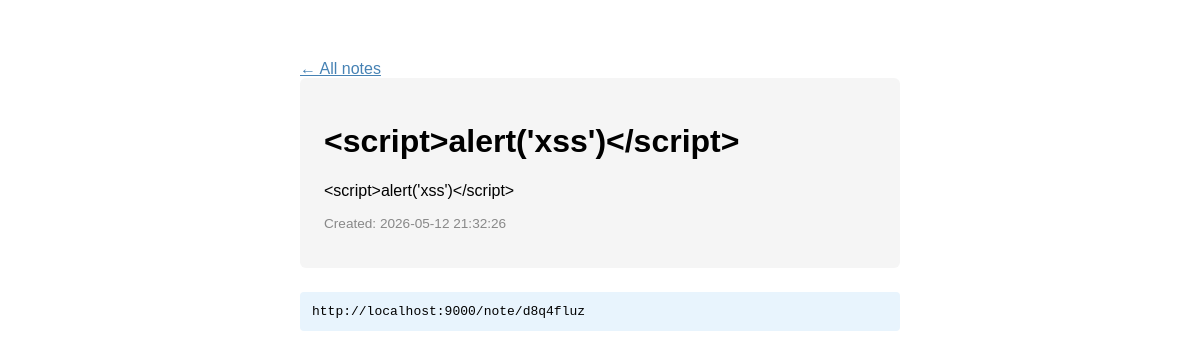
Page /note/d8q4fluz on the committed database.
### tables this page shows
CREATE TABLE notes (
    id         INTEGER PRIMARY KEY AUTOINCREMENT,
    short_id   TEXT    NOT NULL UNIQUE,
    title      TEXT    NOT NULL,
    body       TEXT    NOT NULL,
    created_at TEXT    NOT NULL DEFAULT (datetime('now'))
);

### app.py (the view)
@app.route("/note/<short_id>")
def view_note(short_id):
    note = get_note_by_short_id(short_id)
    if note is None:
        logger.warning(f"note not found: short_id={short_id}")
        return render_template("not_found.html"), 404
    logger.debug(f"note viewed: short_id={short_id}")
    return render_template("note.html", note=note)

### app.py (called while the page is built)
@app.before_request
def before_request():
    g.start_time = time.time()
    logger.info(f"→ {request.method} {request.path}  from {request.remote_addr}")

@app.after_request
def after_request(response):
    duration_ms = (time.time() - g.start_time) * 1000
    logger.info(f"← {response.status_code}  {duration_ms:.1f}ms")
    return response

### database.py (called while the page is built)
def get_connection():
    conn = sqlite3.connect(DB_PATH)
    conn.row_factory = sqlite3.Row
    return conn

def get_note_by_short_id(short_id):
    conn   = get_connection()
    cursor = conn.cursor()
    cursor.execute("SELECT * FROM notes WHERE short_id = ?", (short_id,))
    row = cursor.fetchone()
    conn.close()
    return row

### templates/note.html (shortened to what this page needs)
<!DOCTYPE html>
<html lang="en">
<head>
</head>
<body>
    <a href="/">← All notes</a>
    <div class="note">
        <h1>{{ note['title'] }}</h1>
        <p>{{ note['body'] }}</p>
        <p class="meta">Created: {{ note['created_at'] }}</p>
    </div>
    <div class="share">
        http://localhost:9000/note/{{ note['short_id'] }}
    </div>
</body>
</html>

### templates/note.html (style rules this page uses)
body { font-family: sans-serif; max-width: 600px; margin: 60px auto; }
.note { background: #f5f5f5; padding: 24px; border-radius: 6px; }
.meta { color: #888; font-size: 0.85rem; margin-top: 16px; }
.share { margin-top: 24px; padding: 12px; background: #e8f4fd; border-radius: 4px; font-family: monospace; word-break: break-all; }
a { color: steelblue; }

### rows in the picture
notes: title "<script>alert('xss')</script>", body "<script>alert('xss')</script>", created_at "2026-05-12 21:32:26", short_id "d8q4fluz"
